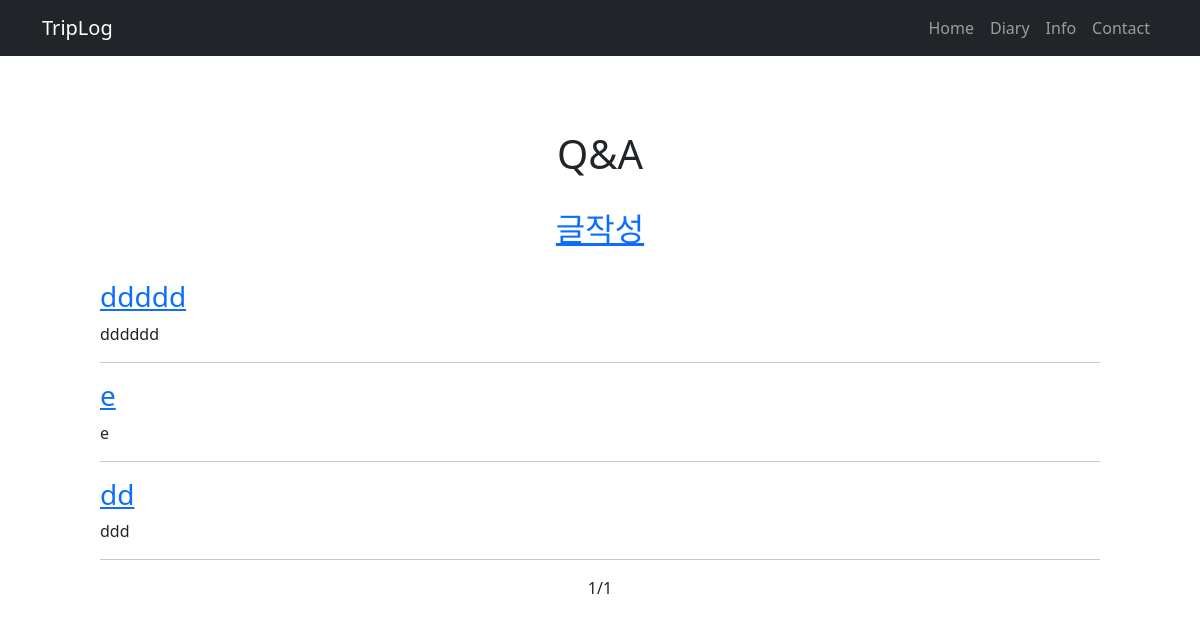
Page /contact/ on the earlier database version.
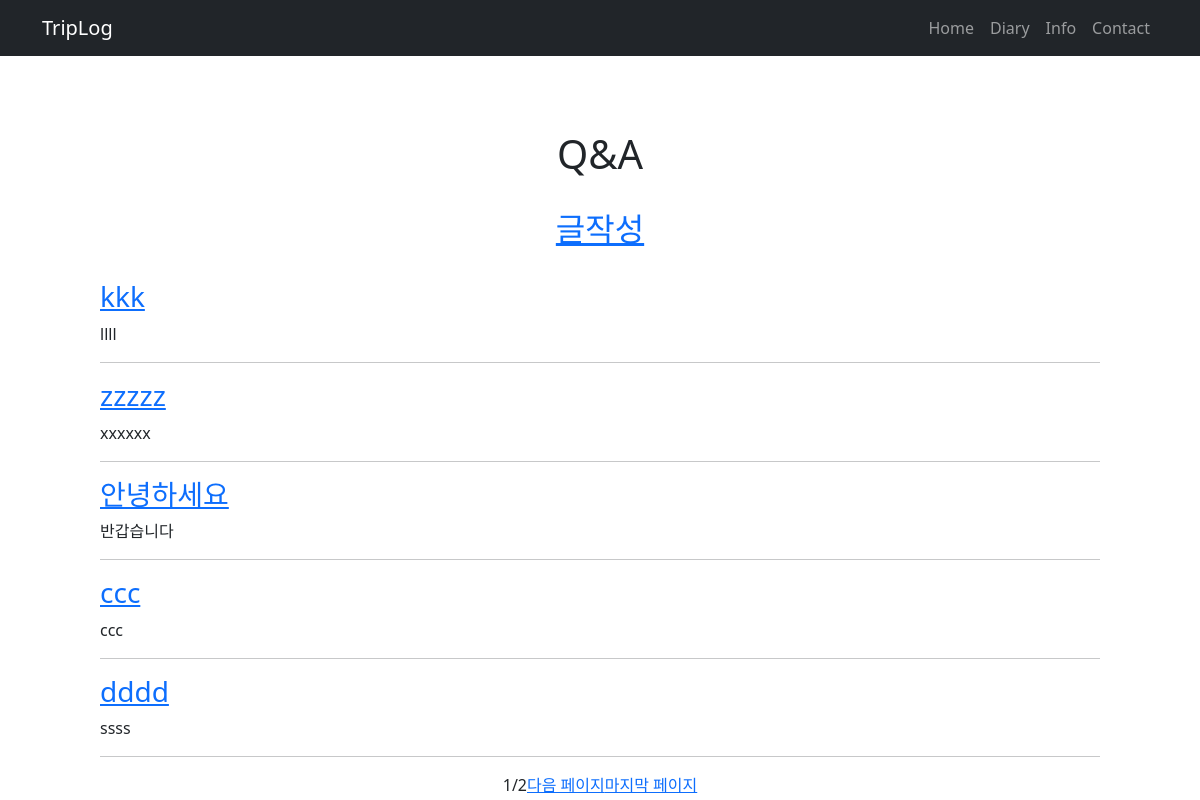
Same page on the later database version.
### contact/models.py (models this page shows, shortened)
class Post(models.Model):
    title = models.CharField(verbose_name="제목", max_length=128)
    image = models.ImageField(verbose_name='이미지', null=True, blank=True)
    body = models.TextField(verbose_name="내용", default="")
    created_at = models.DateTimeField(verbose_name="작성일", auto_now_add=True)
    photo = models.ImageField(verbose_name="이미지", blank=True, null=True, upload_to='blog_photo')

### contact/views.py (the view)
# urls.py: path('', views.post_list, name='home'),
def post_list(request):
    posts = Post.objects.all().order_by('-created_at')
    paginator = Paginator(posts, 5)
    pagnum = request.GET.get('page')
    posts = paginator.get_page(pagnum)
    return render(request, 'post_list.html', {'posts':posts})

### contact/templates/post_list.html (shortened to what this page needs)
{% extends "diaryhome.html" %}
{% load static %}
{% block content %}
<br>
<div div style="display: flex; justify-content: center; padding-top: 50px">
    <h1>Q&A</h1>
</div>
<br>
<div style="display: flex; justify-content: center">
    <a href="{%url 'create' %}">
        <h2>글작성</h2>
    </a>
</div>
<br>
<div style="padding-left: 100px; padding-right: 100px;">
    {% for post in posts %}
    <h3><a href="{% url 'post_detail' post.id %}">{{post.title}}</a></h3>
    {{post.body}}
    <hr>
    {% endfor %}
</div>
<div style="display: flex; justify-content: center">
    <span> {{ posts.number }} </span>
    <span> / </span>
    <span> {{ posts.paginator.num_pages }} </span>
    {% if posts.has_next %}
    <a href="?page={{posts.next_page_number}}">다음 페이지</a>
    <a href="?page={{posts.paginator.num_pages}}">마지막 페이지</a>
    {% endif %}
    </body>
{% endblock %}

Differences in the rows shown:
no longer on this page (row unchanged): Post: title "ddddd", body "dddddd"
no longer on this page (row unchanged): Post: title "e", body "e"
no longer on this page (row unchanged): Post: title "dd", body "ddd"
added Post: title "kkk", body "llll"
added Post: title "zzzzz", body "xxxxxx"
added Post: title "안녕하세요", body "반갑습니다"
added Post: title "ccc", body "ccc"
added Post: title "dddd", body "ssss"
Other differences:
{{ posts.paginator.num_pages }}: "1" → "2"
text now shown: "다음 페이지 마지막 페이지"
